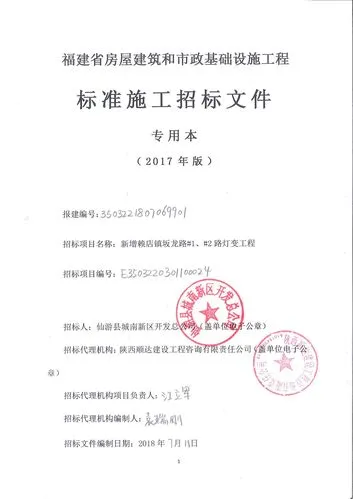
#> input picture seal imprint verification/000.jpg, 353 x 499 px; its folder holds only this picture in this run
$ python -i __init__.py   (imports and definitions only)
#> lines starting #> are read from the running program, lines starting #| are printed output that depends on the picture; after the words box and inside, x2 and y2 are one past the last pixel; in counts of white or black regions, pixels touching at a corner belong together
import cv2
import numpy as np
import matplotlib.pyplot as plt
import os
from PIL import Image

def process_image(input_folder, output_folder):
    # 确保输出文件夹存在
    if not os.path.exists(output_folder):
        os.makedirs(output_folder)

    # 遍历输入文件夹中的所有文件
    for filename in os.listdir(input_folder):
        input_path = os.path.join(input_folder, filename)

        # 只处理图片文件
        if not os.path.isfile(input_path) or not filename.lower().endswith(('.png', '.jpg', '.jpeg')):
            continue
        # 调用find_stamp_area函数进行处理
        find_stamp_area(input_path, output_folder,filename)


def find_stamp_area(image_path,output_folder,output_filename):
#def find_stamp_area(image_path):
    # 读取图像
#> called with image_path = '000.jpg', output_folder = 'out.png', output_filename = 'out1.png'
    image = cv2.imread(image_path)
#> image is the input picture: shape (499, 353, 3); mean B, G, R 248.5, 248.1, 249
    hsv_image = cv2.cvtColor(image, cv2.COLOR_BGR2HSV)  # 将图像转换为HSV空间
#> hsv_image: shape (499, 353, 3); mean H, S, V 13.6, 1.3, 249.1
    lower_red = np.array([150, 0, 200])
    upper_red = np.array([255, 50, 255])
    red_mask = cv2.inRange(hsv_image, lower_red, upper_red)  # 创建红色掩膜
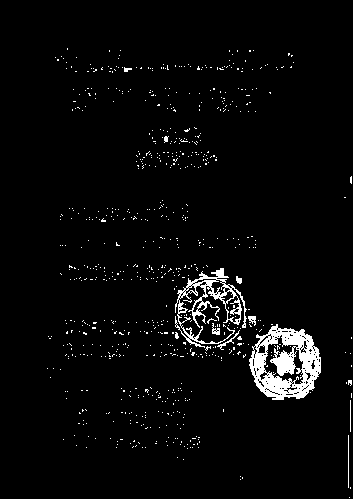
#> red_mask: shape (499, 353); 3.5% white; 754 white regions (743 under 20 px), largest, box (x1, y1, x2, y2) and area: (249, 324, 321, 400) 2982, (175, 268, 247, 348) 1510, (217, 330, 240, 350) 62
    enhanced_image = cv2.bitwise_and(image, image, mask=red_mask)
    kernel = np.ones((5, 5), np.uint8)  # 内核大小
    close_image = cv2.morphologyEx(enhanced_image, cv2.MORPH_CLOSE, kernel)  # 对颜色增强后的图像做闭运算
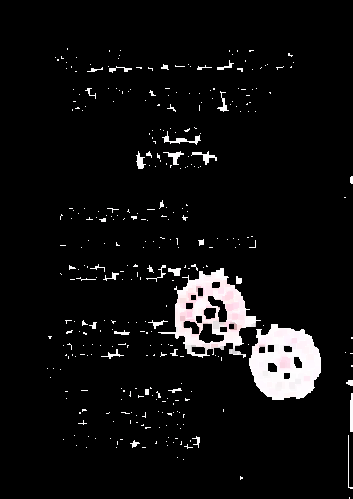
#> close_image: shape (499, 353, 3); mean B, G, R 14.5, 14.3, 14.8
    open_image = cv2.morphologyEx(enhanced_image, cv2.MORPH_OPEN, kernel)  # 对颜色增强后的图像做开运算
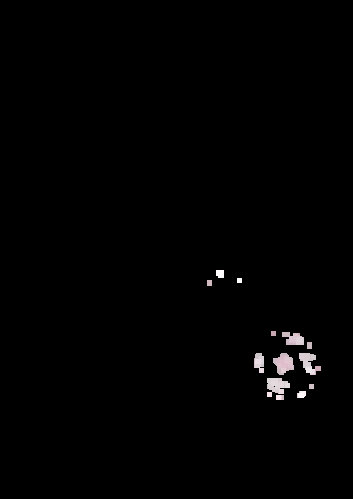
#> open_image: shape (499, 353, 3); mean B, G, R 1.9, 1.8, 1.9
    blurred=cv2.GaussianBlur(close_image,(5,5),0)#高斯滤波
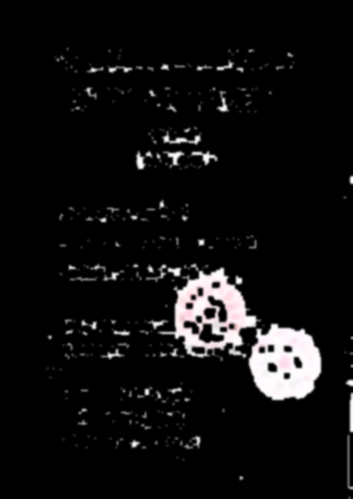
#> blurred: shape (499, 353, 3); mean B, G, R 14.6, 14.3, 14.8
    images = [image, enhanced_image, close_image,open_image ]
    # [4 lines of commented-out code are left out]
    gray=cv2.cvtColor(close_image,cv2.COLOR_BGR2GRAY)
    blurred=cv2.GaussianBlur(close_image,(5,5),0)
    edges = cv2.Canny(blurred, 100, 200)  # 边缘检测
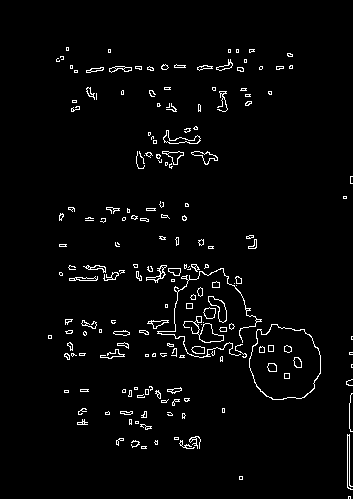
#> edges: shape (499, 353); 2.7% white in thin lines or dots, all inside (x1, y1, x2, y2) = (48, 47, 353, 499)
    #plt.imshow(edges)
    #plt.show()
    contours, hierarchy = cv2.findContours(edges, cv2.RETR_EXTERNAL, cv2.CHAIN_APPROX_SIMPLE)
#> contours = 181 contours, 139 with area under 20; largest, box (x1, y1, x2, y2) and area: (249, 324, 321, 400) 4174, (183, 316, 224, 343) 304, (208, 296, 227, 323) 216, (163, 130, 201, 144) 168, (191, 151, 218, 165) 136
    #print("hierarchy", hierarchy)
    # 判断是否存在父子关系

    # 查找最大轮廓
    max_area = 0
    max_contour = None
    for contour in contours:
        area = cv2.contourArea(contour)
        #print("area",area)
        if area > max_area:
            max_area = area
            max_contour = contour

        # 绘制边界框
        if area>1000:
            x, y, w, h = cv2.boundingRect(max_contour)
            cv2.rectangle(image, (x, y), (x + w, y + h), (0, 255, 0), 2)

        #保存处理后的图像
        output_path = os.path.join(output_folder, output_filename)
        cv2.imwrite(output_path, image)
#> this loop made 181 passes
#> (area, max_area, x, y, w, h) on pass 63: (4173.5, 4173.5, 249, 324, 72, 76)
#> (area, max_area) on passes 9, 18, 33, 50: (24, 24), (28, 28), (42, 42), (77, 77)
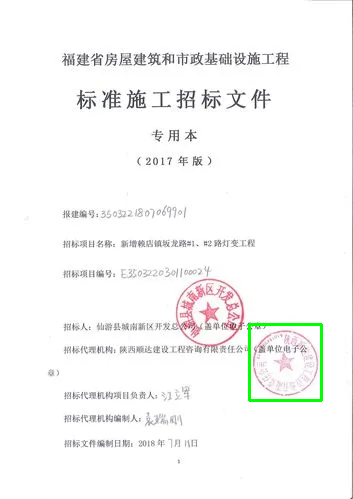
#> image: shape (499, 353, 3); 0.5% of pixels changed, all inside (x1, y1, x2, y2) = (248, 323, 323, 402)
#> after the loop, max_area = 4173.5; max_contour = contour of 103 points, box (x1, y1, x2, y2) (249, 324, 321, 400), area 4174

        # 显示结果图像
    # cv2.imshow("Stamp Area", image)
    # cv2.waitKey(0)
    # cv2.destroyAllWindows()


# 调用函数进行印章区域识别
input_folder="D:/python/patternrecognition/circle/circle"
output_folder="D:/python/patternrecognition/circle/process"
# [1 line not run here, left out]

#find_stamp_area("12.jpg")

>>> result = find_stamp_area('000.jpg', 'out.png', 'out1.png')
